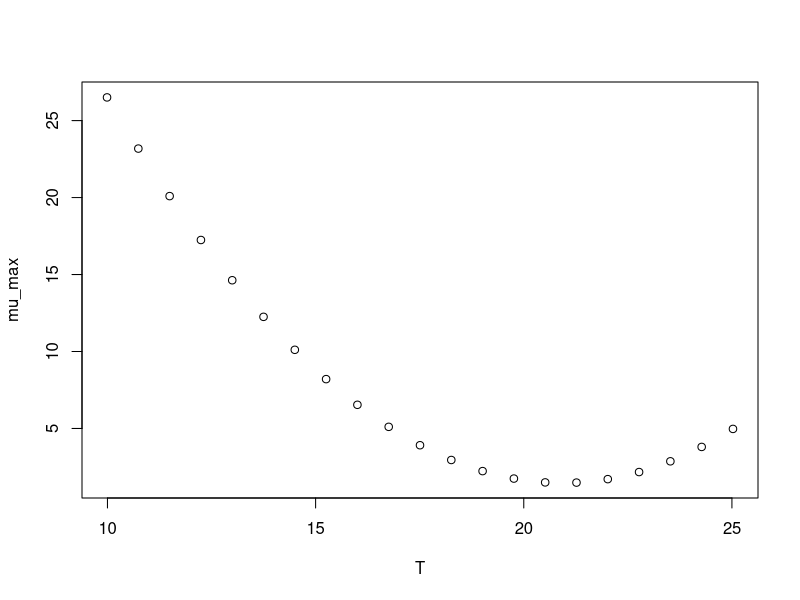

Reproduce this figure in R.
#############################
# start of Parameter script
#############################
T <- seq(9.99000999000999,25.025,length.out=21)
#############################
# end of Parameter script
#############################
############################# 
# start of Model script Gropin ID 1261 
#############################
 
# constant coefficients for this model
 
variables <- data.frame(T)
argumentsPar <- expand.grid(variables)
 
# heart of the model
response_surface <- function(T) {
   mumax <-93.14-8.761*T+0.2093*T^2

return(mumax=mumax)
} 

# output parameters
mumax <- cbind(argumentsPar,response_surface(argumentsPar['T']))
colnames(mumax) <- c(colnames(argumentsPar),'mumax')
#############################
# End of Model script
#############################
############################# 
# start of Visualisation script Gropin ID 1261 
#############################
plot(T,mumax$mumax,
                          xlab='T',
                          ylab='mu_max')
#############################
# End of Visualisation script
#############################
